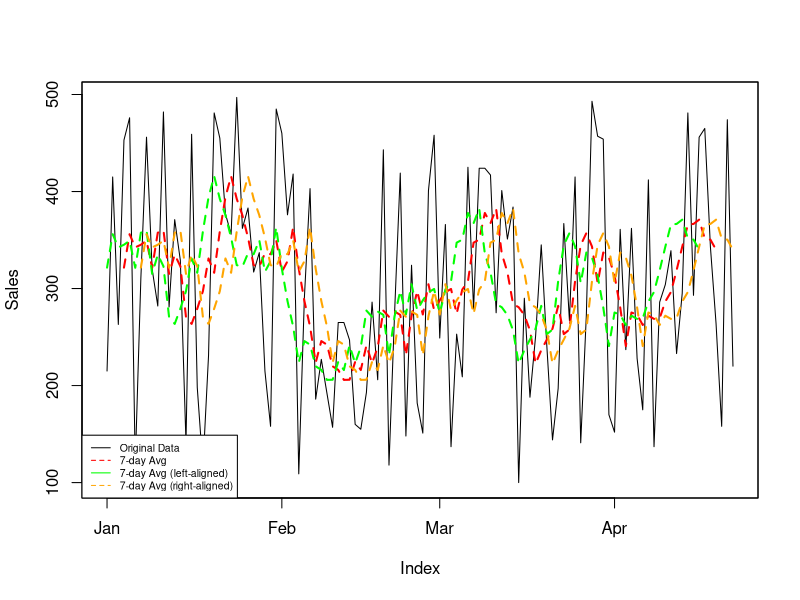
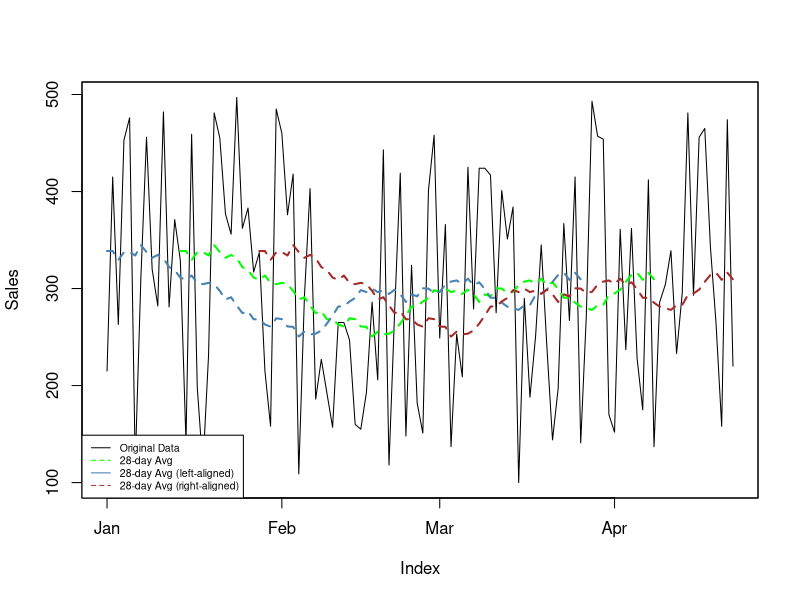

Recreate these plots in R, in order.
## ---- chunk 1
# install.packages("zoo")  # Grab it if you haven't already
library(zoo)  # Bring it into your workspace
## ---- chunk 2
set.seed(123)  # Set seed for reproducibility (optional
# Let's imagine some daily sales data
sales <- trunc(runif(112, min = 100, max = 500))  # Generate some random sales
days <- as.Date(1:112, origin = "2022-12-31")  # Add some dates!
data_zoo <- zoo(sales, days)  # Convert to a zoo object
## ---- chunk 3
# Say we want a 7-day rolling average:
rolling_avg7 <- rollmean(data_zoo, k = 7)
rolling_avg7_left <- rollmean(data_zoo, k = 7, align = "left")
rolling_avg7_right <- rollmean(data_zoo, k = 7, align = "right")

# How about a 28-day one?
rolling_avg28 <- rollmean(data_zoo, k = 28)
rolling_avg28_left <- rollmean(data_zoo, k = 28, align = "left")
rolling_avg28_right <- rollmean(data_zoo, k = 28, align = "right")
## ---- chunk 4
plot(data_zoo, type = "l", col = "black", lwd = 1, ylab = "Sales")
lines(rolling_avg7, col = "red", lwd = 2, lty = 2)
lines(rolling_avg7_left, col = "green", lwd = 2, lty = 2)
lines(rolling_avg7_right, col = "orange", lwd = 2, lty = 2)
legend(
  "bottomleft", 
  legend = c(
    "Original Data", "7-day Avg", "7-day Avg (left-aligned)", 
    "7-day Avg (right-aligned)"
    ),
  col = c("black", "red", "green", "orange"), 
  lwd = 1, lty = 1:2,
  cex = 0.628
  )
## ---- chunk 5
plot(data_zoo, type = "l", col = "black", lwd = 1, ylab = "Sales")
lines(rolling_avg28, col = "green", lwd = 2, lty = 2)
lines(rolling_avg28_left, col = "steelblue", lwd = 2, lty = 2)
lines(rolling_avg28_right, col = "brown", lwd = 2, lty = 2)
legend(
  "bottomleft", 
  legend = c(
    "Original Data", "28-day Avg", "28-day Avg (left-aligned)", 
    "28-day Avg (right-aligned)"
    ),
  col = c("black", "green", "steelblue", "brown"), 
  lwd = 1, lty = 1:2,
  cex = 0.628
  )
